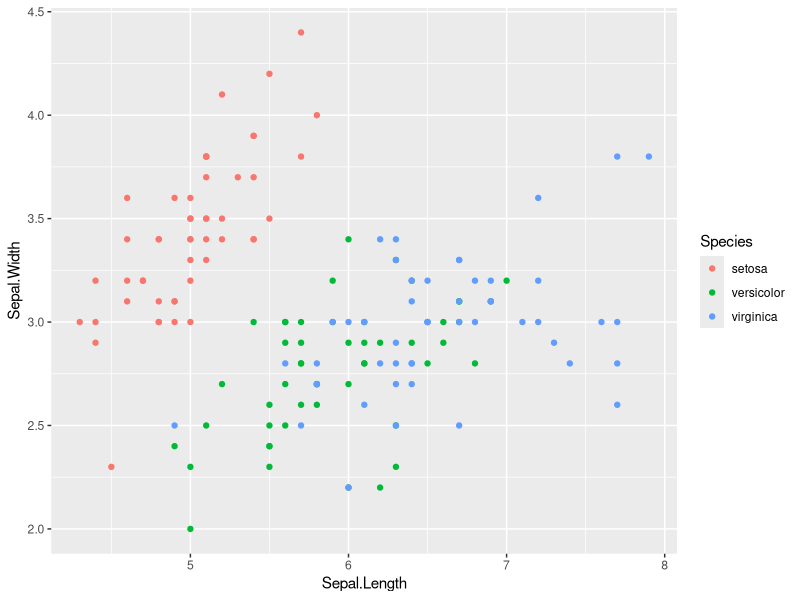
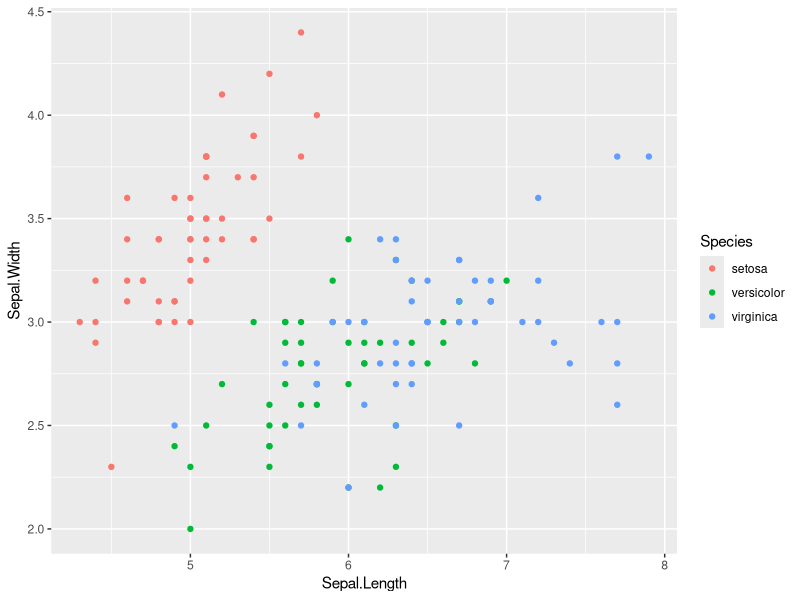

Source code (R) for these figures, in order:
## ---- chunk 1
library(ggplot2)
## ---- chunk 2
library(ggplot2)
## ---- chunk 3
library('ggplot2')
data(iris)
## ---- chunk 4
ggplot(iris, aes(Sepal.Length, Sepal.Width, color = Species)) + 
  geom_point()
## ---- chunk 5
ggplot(iris, aes(Sepal.Length, Sepal.Width, color = Species)) + 
  geom_point()
## ---- chunk 6
library('ggplot2')
library('tidyverse')
nMeanSamples <- iris %>% 
  group_by(Species) %>% 
  summarise(mean.sep.l = mean(Sepal.Length),
            mean.sep.w = mean(Sepal.Width),
            n())
head(nMeanSamples)
## ---- chunk 7
knitr::kable(nMeanSamples)
